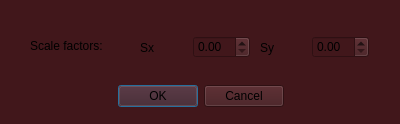
<?xml version="1.0" encoding="UTF-8"?>
<ui version="4.0">
 <class>Scaling</class>
 <widget class="QDialog" name="Scaling">
  <property name="geometry">
   <rect>
    <x>0</x>
    <y>0</y>
    <width>400</width>
    <height>124</height>
   </rect>
  </property>
  <property name="windowTitle">
   <string>Scaling</string>
  </property>
  <property name="styleSheet">
   <string notr="true">background-color: rgba(65,23,27,255)</string>
  </property>
  <widget class="QDialogButtonBox" name="buttonBox">
   <property name="geometry">
    <rect>
     <x>0</x>
     <y>80</y>
     <width>401</width>
     <height>32</height>
    </rect>
   </property>
   <property name="layoutDirection">
    <enum>Qt::LayoutDirection::LeftToRight</enum>
   </property>
   <property name="orientation">
    <enum>Qt::Orientation::Horizontal</enum>
   </property>
   <property name="standardButtons">
    <set>QDialogButtonBox::StandardButton::Cancel|QDialogButtonBox::StandardButton::Ok</set>
   </property>
   <property name="centerButtons">
    <bool>true</bool>
   </property>
  </widget>
  <widget class="QLabel" name="label">
   <property name="geometry">
    <rect>
     <x>30</x>
     <y>30</y>
     <width>101</width>
     <height>31</height>
    </rect>
   </property>
   <property name="text">
    <string>Scale factors:</string>
   </property>
  </widget>
  <widget class="QWidget" name="layoutWidget_3">
   <property name="geometry">
    <rect>
     <x>260</x>
     <y>30</y>
     <width>109</width>
     <height>35</height>
    </rect>
   </property>
   <property name="sizePolicy">
    <sizepolicy hsizetype="Fixed" vsizetype="Fixed">
     <horstretch>0</horstretch>
     <verstretch>0</verstretch>
    </sizepolicy>
   </property>
   <layout class="QHBoxLayout" name="horizontalLayout_8">
    <item>
     <widget class="QLabel" name="yLabel">
      <property name="text">
       <string>Sy</string>
      </property>
     </widget>
    </item>
    <item>
     <spacer name="horizontalSpacer_7">
      <property name="orientation">
       <enum>Qt::Orientation::Horizontal</enum>
      </property>
      <property name="sizeHint" stdset="0">
       <size>
        <width>40</width>
        <height>20</height>
       </size>
      </property>
     </spacer>
    </item>
    <item>
     <widget class="QDoubleSpinBox" name="yInput"/>
    </item>
   </layout>
  </widget>
  <widget class="QWidget" name="layoutWidget_2">
   <property name="geometry">
    <rect>
     <x>140</x>
     <y>30</y>
     <width>110</width>
     <height>35</height>
    </rect>
   </property>
   <property name="sizePolicy">
    <sizepolicy hsizetype="Fixed" vsizetype="Fixed">
     <horstretch>0</horstretch>
     <verstretch>0</verstretch>
    </sizepolicy>
   </property>
   <layout class="QHBoxLayout" name="horizontalLayout_7">
    <item>
     <widget class="QLabel" name="xLabel">
      <property name="text">
       <string>Sx</string>
      </property>
     </widget>
    </item>
    <item>
     <spacer name="horizontalSpacer_6">
      <property name="orientation">
       <enum>Qt::Orientation::Horizontal</enum>
      </property>
      <property name="sizeHint" stdset="0">
       <size>
        <width>40</width>
        <height>20</height>
       </size>
      </property>
     </spacer>
    </item>
    <item>
     <widget class="QDoubleSpinBox" name="xInput"/>
    </item>
   </layout>
  </widget>
 </widget>
 <resources/>
 <connections>
  <connection>
   <sender>buttonBox</sender>
   <signal>accepted()</signal>
   <receiver>Scaling</receiver>
   <slot>accept()</slot>
   <hints>
    <hint type="sourcelabel">
     <x>248</x>
     <y>254</y>
    </hint>
    <hint type="destinationlabel">
     <x>157</x>
     <y>274</y>
    </hint>
   </hints>
  </connection>
  <connection>
   <sender>buttonBox</sender>
   <signal>rejected()</signal>
   <receiver>Scaling</receiver>
   <slot>reject()</slot>
   <hints>
    <hint type="sourcelabel">
     <x>316</x>
     <y>260</y>
    </hint>
    <hint type="destinationlabel">
     <x>286</x>
     <y>274</y>
    </hint>
   </hints>
  </connection>
 </connections>
</ui>
